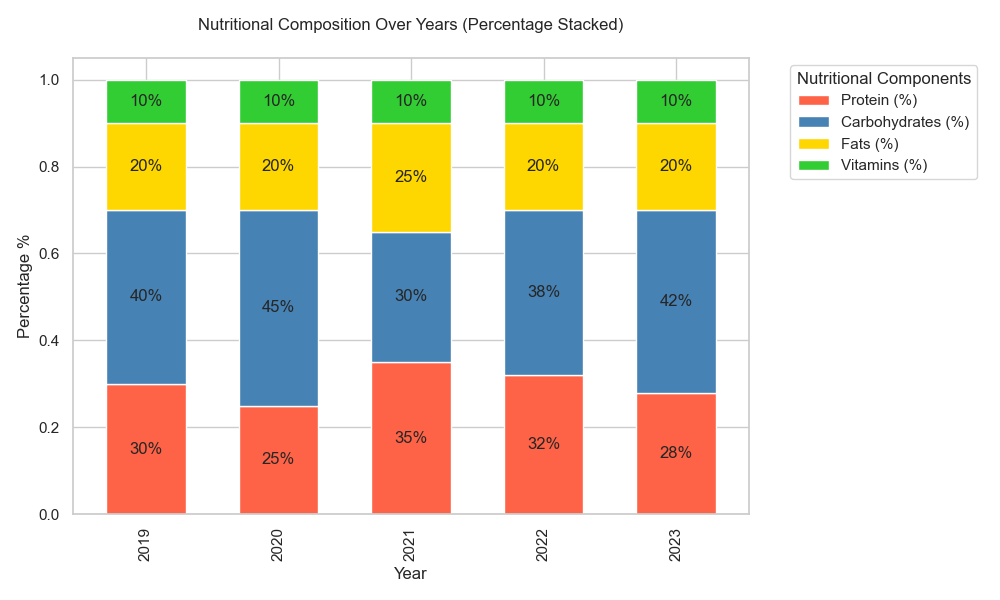

Source code (Python):

import seaborn as sns
import matplotlib.pyplot as plt
import pandas as pd

data = [
    {'Year': 2019, 'Protein (%)': 30, 'Carbohydrates (%)': 40, 'Fats (%)': 20, 'Vitamins (%)': 10},
    {'Year': 2020, 'Protein (%)': 25, 'Carbohydrates (%)': 45, 'Fats (%)': 20, 'Vitamins (%)': 10},
    {'Year': 2021, 'Protein (%)': 35, 'Carbohydrates (%)': 30, 'Fats (%)': 25, 'Vitamins (%)': 10},
    {'Year': 2022, 'Protein (%)': 32, 'Carbohydrates (%)': 38, 'Fats (%)': 20, 'Vitamins (%)': 10},
    {'Year': 2023, 'Protein (%)': 28, 'Carbohydrates (%)': 42, 'Fats (%)': 20, 'Vitamins (%)': 10}
]

df = pd.DataFrame(data)
df.set_index('Year', inplace=True)
df_percent = df.div(df.sum(axis=1), axis=0)

ax = df_percent.plot(kind='bar', stacked=True, color=['#FF6347', '#4682B4', '#FFD700', '#32CD32'], figsize=(10, 6), width=0.6)

plt.title('Nutritional Composition Over Years (Percentage Stacked)', pad=20)
plt.xlabel('Year')
plt.ylabel('Percentage %')

for p in ax.patches:
    width = p.get_width()
    height = p.get_height()
    x, y = p.get_xy()
    if height > 0:
        ax.text(x + width / 2,
                y + height / 2,
                '{:.0%}'.format(height),
                horizontalalignment='center',
                verticalalignment='center')

plt.legend(title='Nutritional Components', bbox_to_anchor=(1.05, 1), loc='upper left')
plt.tight_layout()
plt.show()
